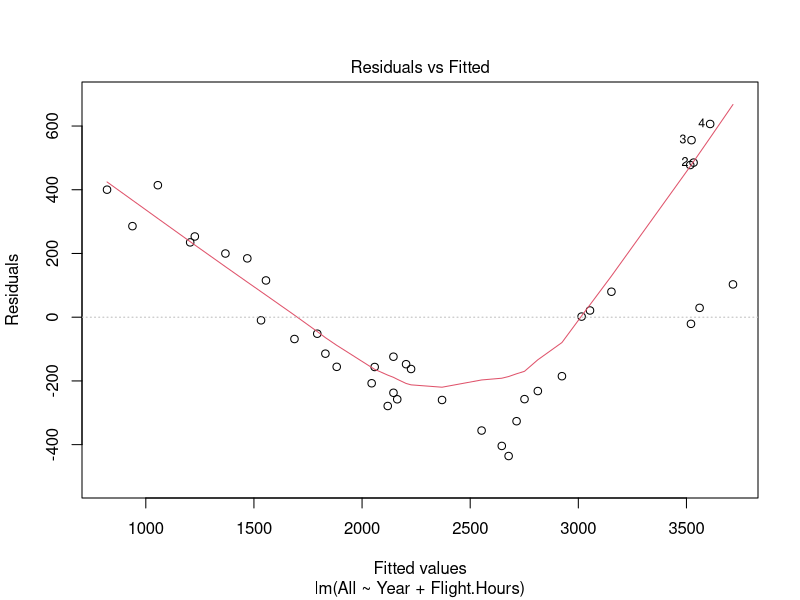
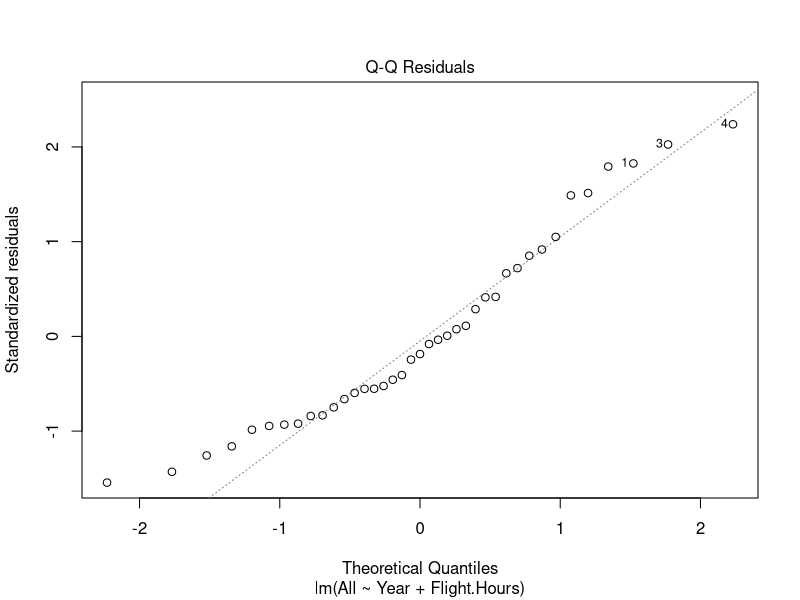
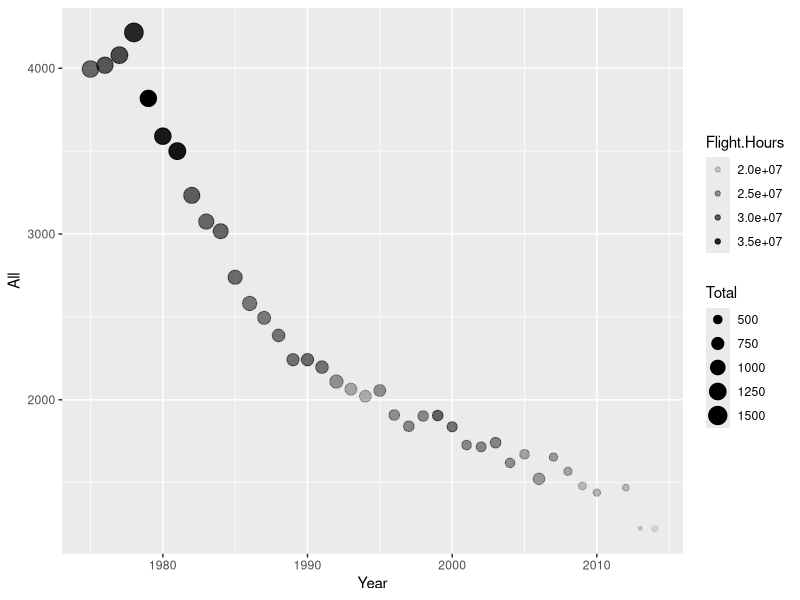

Write R code to recreate these figures, in order.
## ---- chunk 1
knitr::opts_chunk$set(echo = TRUE)
library(tidyverse)
## ---- chunk 2
datagov <- read.csv("table10_2014.csv")
summary(datagov)
head(datagov)
hours.lm = lm(All ~ Year + Flight.Hours, data = datagov)
summary(hours.lm)
plot(hours.lm, which = 1:2)

## ---- chunk 3
ggplot(data = datagov) + geom_point(mapping = aes(x = Year, y = All, size = Total, alpha = Flight.Hours))
